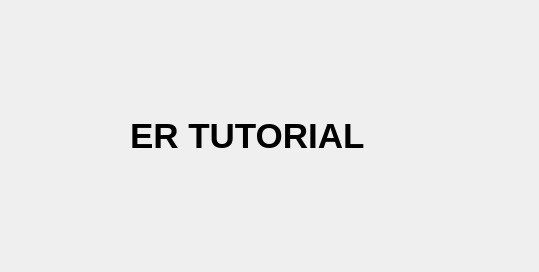
<?xml version="1.0" encoding="UTF-8"?>
<ui version="4.0">
 <class>Form</class>
 <widget class="QWidget" name="Form">
  <property name="windowModality">
   <enum>Qt::NonModal</enum>
  </property>
  <property name="geometry">
   <rect>
    <x>0</x>
    <y>0</y>
    <width>539</width>
    <height>272</height>
   </rect>
  </property>
  <property name="windowTitle">
   <string>Form</string>
  </property>
  <widget class="QLabel" name="Tutorial">
   <property name="geometry">
    <rect>
     <x>130</x>
     <y>100</y>
     <width>341</width>
     <height>71</height>
    </rect>
   </property>
   <property name="font">
    <font>
     <pointsize>26</pointsize>
     <weight>75</weight>
     <bold>true</bold>
    </font>
   </property>
   <property name="text">
    <string>ER TUTORIAL</string>
   </property>
  </widget>
 </widget>
 <resources/>
 <connections/>
</ui>
